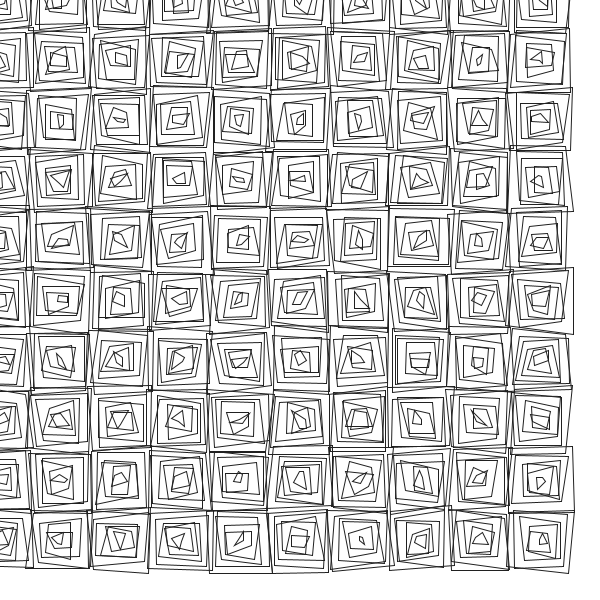
Frame 1 (no input)
Frame 60 (the mouse pressed at the canvas centre just before this capture): identical to frame 1, image omitted
Frame 120 (the mouse held since frame 60 and released just before this capture): identical to frame 1, image omitted

The Processing sketch that drew this single still picture (run headless with seeded random() and noise(); from frame 60 on, the mouse is pressed at the canvas centre):

// Processing sketch: squares_grid
// ── squares_grid.pde
void setup()
{
  size(600, 600);
}

void draw()
{
  background(255);
  stroke(32);
  noFill();
  randomSeed(37196299);
  
  float gSize = 10;
  float sSize = width/gSize;
  
  for(int col=0; col<gSize; col++){
    for (int row=0; row<gSize; row++){
      float x = col*sSize;
      float y = row*sSize;
      
      vQuads(x, y, sSize, 5, 6);
    }
  }

}

void vQuad (float x, float y, float s, float r) {

  float sHalf = s/2;

  quad(
    x - sHalf + random(-r, r), y - sHalf + random(-r, r),
    x + sHalf + random(-r, r), y - sHalf + random(-r, r),
    x + sHalf + random(-r, r), y + sHalf + random(-r, r),
    x - sHalf + random(-r, r), y + sHalf + random(-r, r)
    );
}

void vQuads (float x, float y, float s, float r, int n) {
 
  for (int i=1; i<=n; i++) {
    vQuad(x, y, s*i/n, r);
  }
}
